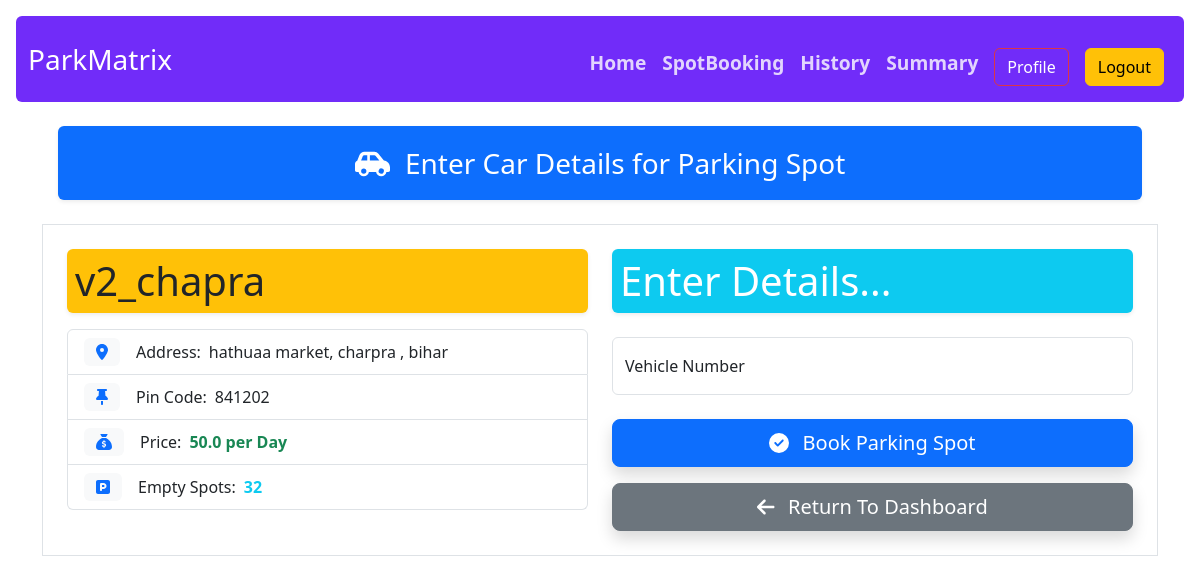
/book_this_spot/8 (signed in), run on the app's committed database.
### models.py (models this page shows)
class ParkingLot(db.Model):
    id = db.Column(db.Integer , primary_key = True)
    lot_name = db.Column(db.String(256), nullable = False )
    price = db.Column(db.Float, nullable = False)
    city = db.Column(db.String(64), nullable = False)
    pin_code = db.Column(db.String(32), nullable = False)
    available_parking_spots = db.Column(db.Integer, nullable = False)
    deleted_lot = db.Column(db.Boolean, nullable = False, default = False)
    parking_spot = db.relationship("ParkingSpot", backref="parking_lot", lazy=True, cascade="all,delete")

### routes.py (the view)
@app.route('/book_this_spot/<int:spot_id>')
@auth_required
def book_this_spot(spot_id):
    user = User.query.get(session['user_id'])
    spot = ParkingSpot.query.get(spot_id)
    if spot is None:
        flash("Spot not available.")
        return redirect(url_for('spot_list'))
    if spot.occupied_status:
        flash("Spot is occupied.")
        return redirect(url_for('book_spot', lot_id=spot.lot_id))
    if Bookedspot.query.filter_by(user_id=user.id, vehicle_released=False).first():
        flash("You already have an active booking.")
        return redirect(url_for('user_dashboard'))
    lot = ParkingLot.query.get(spot.lot_id)
    available = ParkingSpot.query.filter_by(occupied_status=False, lot_id=spot.lot_id).count()
    return render_template('book_this_spot.html', spot=spot, lot=lot, available=available)

### routes.py (called while the page is built)
@app.context_processor
def inject_user():
    user = None
    if 'user_id' in session:
        user = User.query.get(session['user_id'])
    return dict(user=user)

def auth_required(func):
    @wraps(func)
    def inner(*args, **kwargs):
        if 'user_id' in session:
            return func(*args, **kwargs)
        else:
            flash("Please log in first.")
            return redirect(url_for('login'))
    return inner

### templates/book_this_spot.html (shortened to what this page needs)
{% extends 'layout.html' %}
{% block content %}
<div class="container mt-4">
    <div class="fs-3 text-center m-3 bg-primary text-white p-3 rounded shadow-sm">
        <i class="fas fa-car-side me-2"></i> Enter Car Details for Parking Spot
    </div>
    <div class="container my-4 p-4 shadow-xl border rounded-lg bg-white">
        <div class="row g-4">
            <div class="col-12 col-md-6">
                <h1 class="text-start fs-1 bg-warning rounded shadow-sm mb-3 p-2 text-dark">
                    {{lot.lot_name}}
                </h1>
                <div class="list-group">
                    <div class="list-group-item d-flex align-items-center">
                        <span class="input-group-text bg-light text-primary border-0 me-3"><i class="fas fa-location-dot"></i></span>
                        <strong class="fw-normal">Address:</strong> <span class="ms-2">{{lot.city}}</span>
                    </div>
                    <div class="list-group-item d-flex align-items-center">
                        <span class="input-group-text bg-light text-primary border-0 me-3"><i class="fas fa-thumbtack"></i></span>
                        <strong class="fw-normal">Pin Code:</strong> <span class="ms-2">{{lot.pin_code}}</span>
                    </div>
                    <div class="list-group-item d-flex align-items-center">
                        <span class="input-group-text bg-light text-primary border-0 me-3"><i class="fas fa-sack-dollar"></i></span>
                        <strong class="fw-normal">Price:</strong> <span class="ms-2 text-success fw-bold">{{lot.price}} per Day</span>
                    </div>
                    <div class="list-group-item d-flex align-items-center">
                        <span class="input-group-text bg-light text-primary border-0 me-3"><i class="fas fa-square-parking"></i></span>
                        <strong class="fw-normal">Empty Spots:</strong> <span class="ms-2 fw-bold text-info">{{available}}</span>
                    </div>
                </div>
            </div>
            <div class="col-12 col-md-6">
                <h3 class="mb-4 text-start fs-1 bg-info shadow-sm rounded p-2 text-white">
                    Enter Details...
                </h3>
                <form action="/book_this_spot/{{spot.id}}" method="post">
                    <div class="mb-3 form-floating">
                        <input type="text" name="vehicle_number" id="vehicle_number_input" class="form-control"
                            placeholder="Vehicle Number" required>
                        <label for="vehicle_number_input">Vehicle Number </label>
                    </div>
                    <div class="d-grid gap-3 mt-4">
                        <button type="submit" class="btn btn-primary btn-lg shadow">
                            <i class="fas fa-check-circle me-2"></i> Book Parking Spot
                        </button>
                        <a href="{{ url_for('spot_list') }}" class="btn btn-secondary btn-lg shadow text-white">
                            <i class="fas fa-arrow-left me-2"></i> Return To Dashboard
                        </a>
                    </div>
                </form>
            </div>
        </div>
    </div>
</div>
{% endblock content %}

### data on the page
ParkingLot: lot_name "v2_chapra", city "hathuaa market, charpra , bihar", pin_code "841202", price "50.0"

### other printed values
{{ available }} "32"
